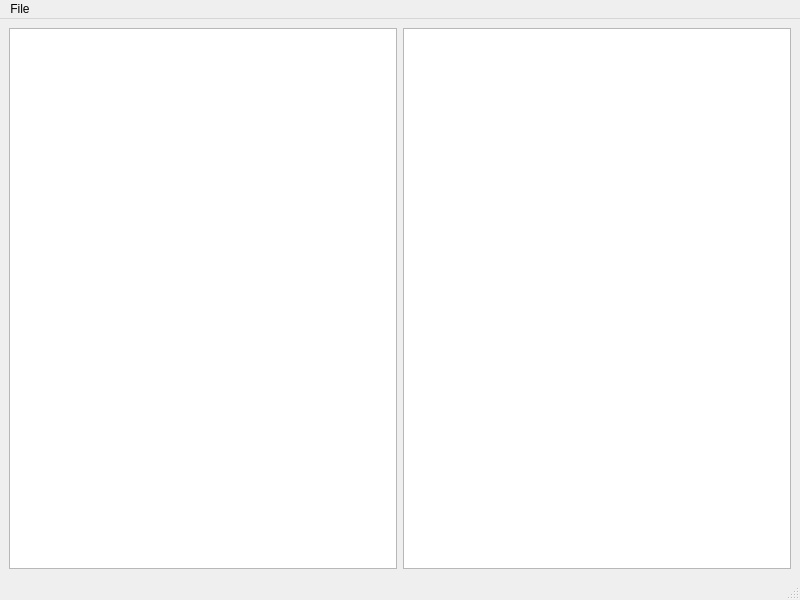
<?xml version="1.0" encoding="UTF-8"?>
<ui version="4.0">
 <class>MainWindow</class>
 <widget class="QMainWindow" name="MainWindow">
  <property name="geometry">
   <rect>
    <x>0</x>
    <y>0</y>
    <width>800</width>
    <height>600</height>
   </rect>
  </property>
  <property name="windowTitle">
   <string>MainWindow</string>
  </property>
  <widget class="QWidget" name="centralwidget">
   <layout class="QHBoxLayout" name="horizontalLayout">
    <item>
     <widget class="QGraphicsView" name="graphicsView"/>
    </item>
    <item>
     <widget class="QPlainTextEdit" name="plainTextEdit"/>
    </item>
   </layout>
  </widget>
  <widget class="QMenuBar" name="menubar">
   <property name="geometry">
    <rect>
     <x>0</x>
     <y>0</y>
     <width>800</width>
     <height>23</height>
    </rect>
   </property>
   <widget class="QMenu" name="menuFile">
    <property name="title">
     <string>File</string>
    </property>
    <addaction name="actionOblicz"/>
    <addaction name="separator"/>
    <addaction name="actionZamkni"/>
   </widget>
   <addaction name="menuFile"/>
  </widget>
  <widget class="QStatusBar" name="statusbar"/>
  <action name="actionOblicz">
   <property name="text">
    <string>Oblicz</string>
   </property>
  </action>
  <action name="actionZamkni">
   <property name="text">
    <string>Zamkni</string>
   </property>
  </action>
 </widget>
 <resources/>
 <connections/>
</ui>
